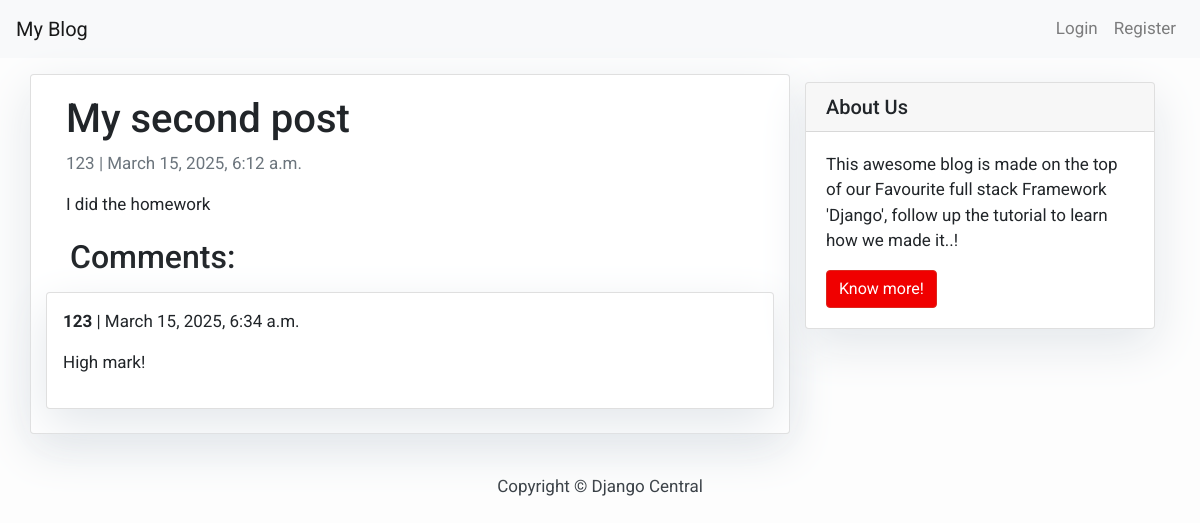
The page /blog/my-second-post/ on the database its author committed.
### blog/models.py (models this page shows, shortened)
class Post(models.Model):
    title = models.CharField(max_length=200, unique=True)
    slug = models.SlugField(max_length=200, unique=True)
    author = models.ForeignKey(User, on_delete= models.CASCADE,related_name='blog_posts')
    updated_on = models.DateTimeField(auto_now= True)
    content = models.TextField()
    created_on = models.DateTimeField(auto_now_add=True)
    status = models.IntegerField(choices=STATUS, default=0)
    class Meta:
        ordering = ['-created_on']

class Comment(models.Model):
    post = models.ForeignKey(Post, on_delete=models.CASCADE, related_name='comments')
    author = models.ForeignKey(User, on_delete= models.CASCADE,related_name='comments')
    text = models.TextField(max_length=200)
    created_on = models.DateTimeField(auto_now_add=True)
    class Meta:
        ordering = ['-created_on']

### blog/views.py (the view)
# urls.py: path("<slug:slug>/", views.PostDetail.as_view(), name="post_detail"),
class PostDetail(generic.DetailView):
    model = Post
    template_name = "post_detail.html"

### templates/post_detail.html
{% extends 'base.html' %}
{% block content %}
<div class="container">
  <div class="row">
    <div class="col-md-8 card mb-4 mt-3 left top">
      <div class="card-body">
        <h1>{% block title %} {{ object.title }} {% endblock title %}</h1>
        <p class="text-muted">{{ post.author }} | {{ post.created_on }}</p>
        <p class="card-text">{{ object.content | safe }}</p>
      </div>
      {% block comments %}
      <h2 class="ml-4">Comments:</h2>
      {% for comment in post.comments.all %}
        <div class="card mt-2 p-3 mb-4">
          <p><strong>{{ comment.author.username }}</strong> | {{ comment.created_on }}</p>
          <p>{{ comment.text }}</p>
        </div>
      {% empty %}
        <p class="ml-4">No comments yet. Be the first to comment!</p>
      {% endfor %}
      {% endblock comments %}
    </div>
    {% block sidebar %}
      {% include 'sidebar.html' %}
    {% endblock sidebar %}
  </div>
</div>
{% endblock content %}

### templates/base.html (style rules this page uses)
body { font-family: "Roboto", sans-serif; font-size: 17px; background-color: #fdfdfd; }

### templates/sidebar.html (style rules this page uses)
.card { box-shadow: 0 16px 48px #E3E7EB; }

### rows shown on the page
Post: title "My second post", author "123", created_on "March 15, 2025, 6:12 a.m.", content "I did the homework"
Comment: author.username "123", created_on "March 15, 2025, 6:34 a.m.", text "High mark!"
